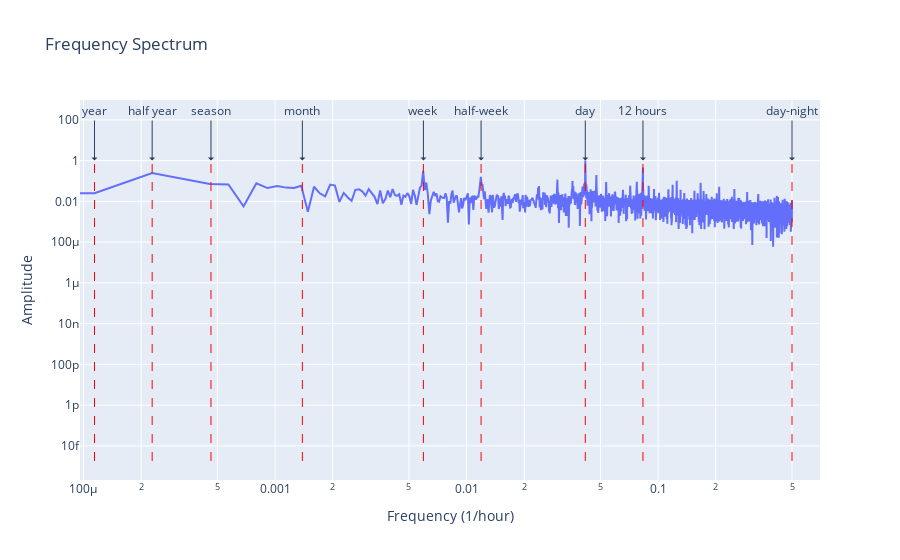

This figure's notebook cell:
### Code cell
# Number of sample points
N = len(laeq_standardized)
# Sample spacing
T = 3600  # in seconds (1 hour)
x = np.linspace(0.0, N * T, N, endpoint=False)
y = laeq_standardized

# Compute the FFT
yf = fft(y)
xf = fftfreq(N, T)[:N//2]

# Create the Plotly scatter plot
fig = go.Figure(data=go.Scatter(x=3600*xf, y=2.0/N * np.abs(yf[0:N//2]), mode='lines'))

# Customize the plot layout
fig.update_layout(
    title="Frequency Spectrum",
    xaxis_title="Frequency (1/hour)",
    yaxis_title="Amplitude",
    xaxis_type="log",
    yaxis_type="log",
    showlegend=False
)

# Add vertical lines
x_lines = [1 / 24, 1 / 720, 1 / 2160, 1 / 2, 1/(7*24), 2/(7*24), 1/12, 1/(24*(365/2)), 1/(24*365)]
labels = ["day","month","season","2 hours","week","half-week","12 hours","half year","year"]
for x, label in zip(x_lines, labels):
    fig.add_shape(type="line",
                  x0=x,
                  y0=fig.data[0].y.min(),
                  x1=x,
                  y1=fig.data[0].y.max(),
                  line=dict(color="red", width=1, dash="dash")
                  )
    fig.add_annotation(
        x=np.log10(x),
        y=np.log10(fig.data[0].y.max()),  # Adjust the y position
        text=label,
        showarrow=True,
        arrowhead=1,
        ax=0,
        ay=-50  # Adjust the y offset
    )
# Display the plot
fig.show()

#peak 52days
#peak 33.6 hours (0.0297)
#peak 21 hours (0.0476)

### Figure 1 — Plotly figure (JSON) as saved in the notebook; plotly's stock layout.template omitted (floating-point values rounded to 4 significant figures; data arrays with more than 128 entries replaced by an {"elided": "..."} marker saying what was removed)
{"data": [{"mode": "lines", "type": "scatter", "x": {"elided": "4379 float values"}, "y": {"elided": "4379 float values"}}], "layout": {"annotations": [{"arrowhead": 1, "ax": 0, "ay": -50, "showarrow": true, "text": "day", "x": -1.38, "y": 0.00662}, {"arrowhead": 1, "ax": 0, "ay": -50, "showarrow": true, "text": "month", "x": -2.857, "y": 0.00662}, {"arrowhead": 1, "ax": 0, "ay": -50, "showarrow": true, "text": "season", "x": -3.334, "y": 0.00662}, {"arrowhead": 1, "ax": 0, "ay": -50, "showarrow": true, "text": "day-night", "x": -0.301, "y": 0.00662}, {"arrowhead": 1, "ax": 0, "ay": -50, "showarrow": true, "text": "week", "x": -2.225, "y": 0.00662}, {"arrowhead": 1, "ax": 0, "ay": -50, "showarrow": true, "text": "half-week", "x": -1.924, "y": 0.00662}, {"arrowhead": 1, "ax": 0, "ay": -50, "showarrow": true, "text": "12 hours", "x": -1.079, "y": 0.00662}, {"arrowhead": 1, "ax": 0, "ay": -50, "showarrow": true, "text": "half year", "x": -3.641, "y": 0.00662}, {"arrowhead": 1, "ax": 0, "ay": -50, "showarrow": true, "text": "year", "x": -3.943, "y": 0.00662}], "shapes": [{"line": {"color": "red", "dash": "dash", "width": 1}, "type": "line", "x0": 0.04167, "x1": 0.04167, "y0": 1.808e-15, "y1": 1.015}, {"line": {"color": "red", "dash": "dash", "width": 1}, "type": "line", "x0": 0.001389, "x1": 0.001389, "y0": 1.808e-15, "y1": 1.015}, {"line": {"color": "red", "dash": "dash", "width": 1}, "type": "line", "x0": 0.000463, "x1": 0.000463, "y0": 1.808e-15, "y1": 1.015}, {"line": {"color": "red", "dash": "dash", "width": 1}, "type": "line", "x0": 0.5, "x1": 0.5, "y0": 1.808e-15, "y1": 1.015}, {"line": {"color": "red", "dash": "dash", "width": 1}, "type": "line", "x0": 0.005952, "x1": 0.005952, "y0": 1.808e-15, "y1": 1.015}, {"line": {"color": "red", "dash": "dash", "width": 1}, "type": "line", "x0": 0.0119, "x1": 0.0119, "y0": 1.808e-15, "y1": 1.015}, {"line": {"color": "red", "dash": "dash", "width": 1}, "type": "line", "x0": 0.08333, "x1": 0.08333, "y0": 1.808e-15, "y1": 1.015}, {"line": {"color": "red", "dash": "dash", "width": 1}, "type": "line", "x0": 0.0002283, "x1": 0.0002283, "y0": 1.808e-15, "y1": 1.015}, {"line": {"color": "red", "dash": "dash", "width": 1}, "type": "line", "x0": 0.0001142, "x1": 0.0001142, "y0": 1.808e-15, "y1": 1.015}], "showlegend": false, "title": {"text": "Frequency Spectrum"}, "xaxis": {"title": {"text": "Frequency (1/hour)"}, "type": "log"}, "yaxis": {"title": {"text": "Amplitude"}, "type": "log"}}}
